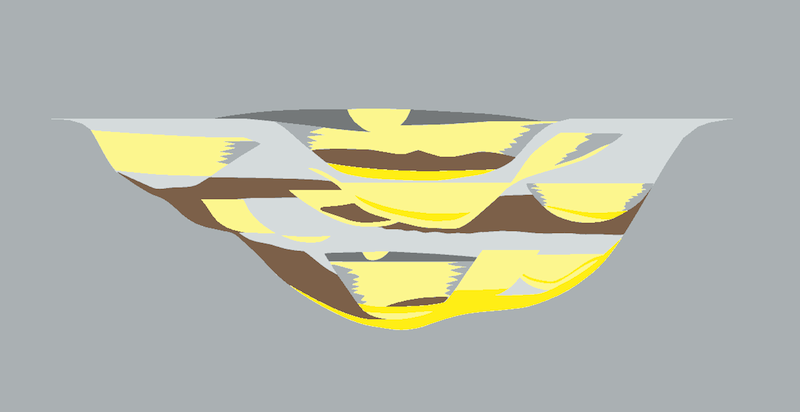
#> input picture data/Hubbard_etal_2014.png, 800 x 412 px
$ jupyter execute --allow-errors Synthetic_wedge.ipynb   (older library calls are emulated)
#> lines starting #> are read from the running program, lines starting #| are printed output that depends on the picture
# Synthetic seismic: wedge

## Make an earth model

[cell 1]
import matplotlib.pyplot as plt
import numpy as np

[cell 2]
length = 80  # x range
depth = 200  # z range

[cell 3]
# We have to pass dtype=int or we get floats.
# We need ints because we're going to use for indexing later.
model = 1 + np.tri(depth, length, -depth//3, dtype=int)

plt.imshow(model)
plt.colorbar()
plt.show()
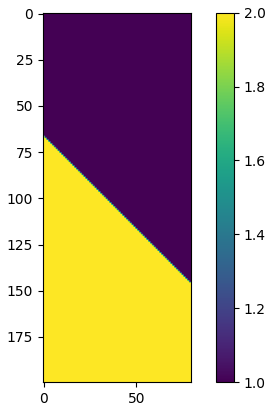
#> figure drawn by matplotlib, 2 panels

Now set the upper part of the model — above the wedge — to zero.

[cell 4]
model[:depth//3,:] = 0

plt.imshow(model)
plt.colorbar()
plt.show()
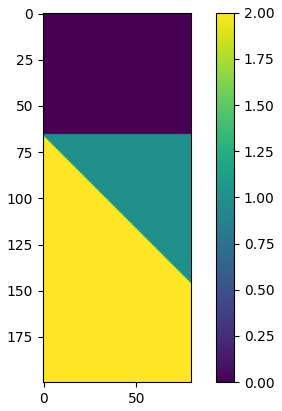
#> figure drawn by matplotlib, 2 panels

Now we can make some Vp-rho pairs (rock 0 and rock 1).

[cell 5]
rocks = np.array([[2700, 2750],
                  [2400, 2450],
                  [2800, 3000]])

Now we can use ['fancy indexing'](http://docs.scipy.org/doc/numpy/user/basics.indexing.html) to use `model`, which is an array of 0, 1, and 2, as the indices of the rock property pairs to 'grab' from `rocks`.

[cell 6]
earth = rocks[model]

Now apply `np.product` to those Vp-rho pairs to get impedance at every sample.

[cell 7]
imp = np.apply_along_axis(np.product, -1, earth)

## Model seismic reflections

Now we have an earth model — giving us acoustic impedance everywhere in this 2D grid — we define a function to compute reflection coefficients for every trace.

[cell 8]
def make_rc(imp):
    upper = imp[ :-1, :]
    lower = imp[1:  , :]

    return (lower - upper) / (lower + upper)

rc = make_rc(imp)

plt.figure(figsize=(8,4))
plt.imshow(rc, aspect=0.2)
plt.show()
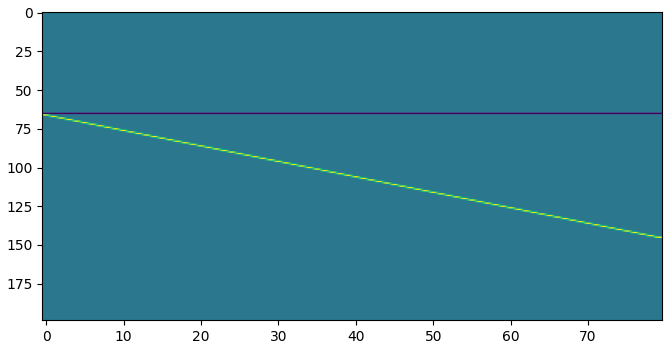
#> figure drawn by matplotlib, 1 panel

NumPy does give us an easier way to do this...

[cell 9]
plt.figure(figsize=(8,4))
plt.imshow(np.diff(imp, axis=0), aspect=0.2)
plt.show()

We'll use `bruges` to make a wavelet:

[cell 10]
from bruges.filters import ricker

f = 25  # Hz
#> (the rest of this cell did not finish here and is left out)

We can convolve this with an RC series to get a trace:

[cell 11]
temp = np.zeros(200)
temp[66] = 1
temp[133] = -0.5

#> (the rest of this cell did not finish here and is left out)

It's only a little trickier for us to apply 1D convolution to every trace in our 2D reflection coeeficient matrix. NumPy provides a function, `apply_along_axis()` to apply any function along any one axis of an n-dimensional array. I don't think it's much faster than looping, but I find it easier to think about.

[cell 12]
def convolve(trace):
    return np.convolve(trace, wavelet, mode='same')

#> (the rest of this cell did not finish here and is left out)

## Measure amplitude at the peak

#> (a cell that did not finish here is left out)

#> (a cell that did not finish here is left out)

#> (a cell that did not finish here is left out)

[cell 16]
plt.figure(figsize=(12,6))

# Plot seismic
#> (the rest of this cell did not finish here and is left out)

<div class="alert alert-success">
<b>Exercise</b>:
<ul>
<li>- Can you make a horizon for the bottom of the wedge?</li>
<li>- Does the frequency affect the amplitude of the horizons? </li>
<li>- Try using some of the other wavelets in `bruges.filters`. Do they affect the horizons?</li>
</ul>
</div>

## Find the tuning thickness

We can find the thickness at which the amplitude peak starts... this is called the tuning thickness.

#> (a cell that did not finish here is left out)

## A really cool model

Let's load an image and use it as a model.

[cell 18]
import matplotlib.image as mpimg

img = mpimg.imread('../data/Hubbard_etal_2014.png')
#> img is the input picture: shape (412, 800, 4) float32; mean R, G, B, A 0.708, 0.716, 0.667, 1

This is just a 4-channel PNG (red, green, blue, alpha).

[cell 19]
plt.imshow(img)

Let's pretend we can make impedance by averaging the channels (there are lots of equally geologically silly ways to do this).

[cell 20]
imp = np.apply_along_axis(np.mean, -1, img)
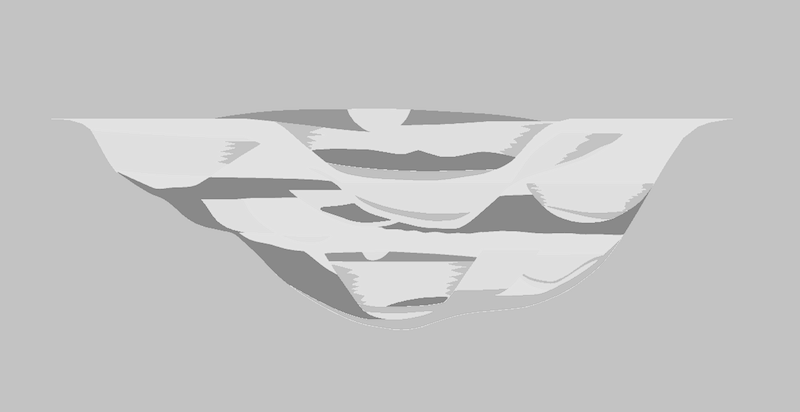
#> imp: shape (412, 800) float32; min 0.446, max 0.919, mean 0.773

Now carry on as before.

[cell 21]
rc = make_rc(imp)
#> in make_rc (call 2), `return (lower - upper) / (lower + upper)`:
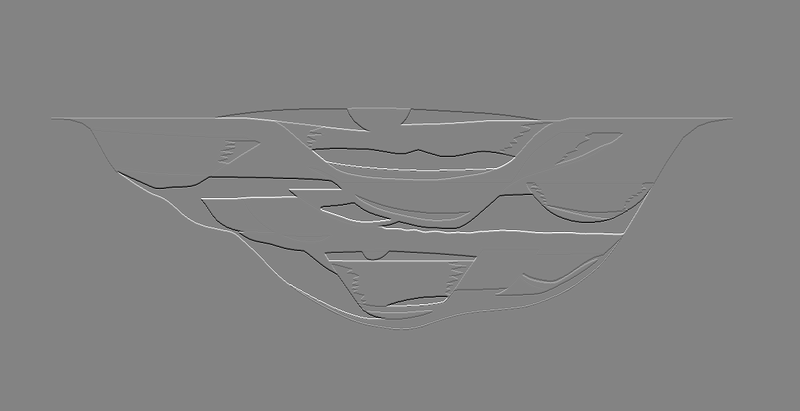
#> returned value: shape (411, 800) float32; min -0.267, max 0.249, mean 1.17e-06; drawn with min black and max white
